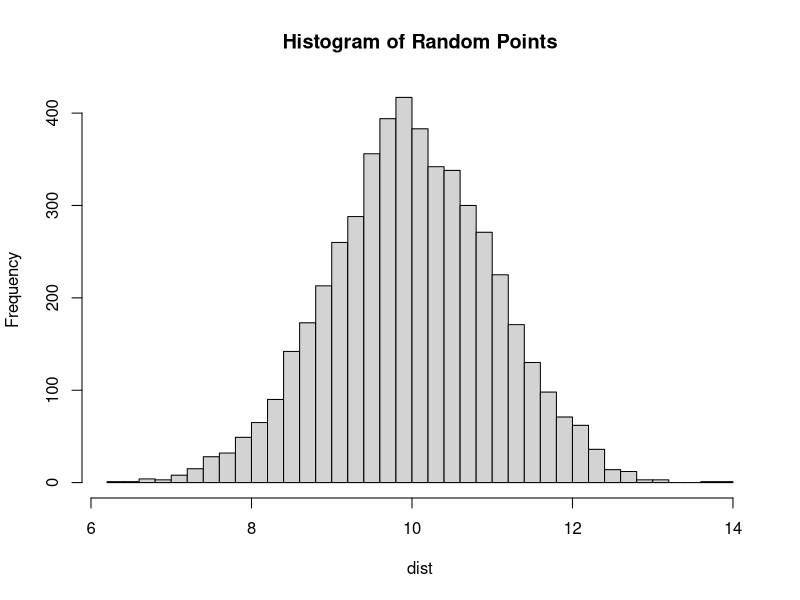

The R script that drew this image:
## ---- chunk 1
set.seed(1)
dist<-rnorm(5000,10,1)
hist(dist,main="Histogram of Random Points",50)
## ---- chunk 2
 pnorm(1.64,0,1, lower.tail = T)
